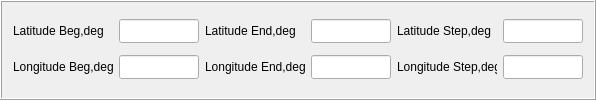
      <widget class="QFrame" name="frame10">
       <property name="frameShape">
        <enum>QFrame::Box</enum>
       </property>
       <property name="frameShadow">
        <enum>QFrame::Raised</enum>
       </property>
       <layout class="QGridLayout">
        <item row="0" column="0">
         <layout class="QHBoxLayout">
          <item>
           <layout class="QHBoxLayout">
            <item>
             <widget class="QLabel" name="textLabel1_2">
              <property name="minimumSize">
               <size>
                <width>100</width>
                <height>22</height>
               </size>
              </property>
              <property name="maximumSize">
               <size>
                <width>100</width>
                <height>22</height>
               </size>
              </property>
              <property name="text">
               <string>Latitude Beg,deg</string>
              </property>
              <property name="wordWrap">
               <bool>false</bool>
              </property>
             </widget>
            </item>
            <item>
             <widget class="QLineEdit" name="lineEditLatB">
              <property name="minimumSize">
               <size>
                <width>80</width>
                <height>24</height>
               </size>
              </property>
              <property name="maximumSize">
               <size>
                <width>80</width>
                <height>24</height>
               </size>
              </property>
             </widget>
            </item>
           </layout>
          </item>
          <item>
           <layout class="QHBoxLayout">
            <item>
             <widget class="QLabel" name="textLabel1_2_2">
              <property name="minimumSize">
               <size>
                <width>100</width>
                <height>22</height>
               </size>
              </property>
              <property name="maximumSize">
               <size>
                <width>100</width>
                <height>22</height>
               </size>
              </property>
              <property name="text">
               <string>Latitude End,deg</string>
              </property>
              <property name="wordWrap">
               <bool>false</bool>
              </property>
             </widget>
            </item>
            <item>
             <widget class="QLineEdit" name="lineEditLatE">
              <property name="minimumSize">
               <size>
                <width>80</width>
                <height>24</height>
               </size>
              </property>
              <property name="maximumSize">
               <size>
                <width>80</width>
                <height>24</height>
               </size>
              </property>
             </widget>
            </item>
           </layout>
          </item>
          <item>
           <layout class="QHBoxLayout">
            <item>
             <widget class="QLabel" name="textLabel1_2_2_2">
              <property name="minimumSize">
               <size>
                <width>100</width>
                <height>22</height>
               </size>
              </property>
              <property name="maximumSize">
               <size>
                <width>100</width>
                <height>22</height>
               </size>
              </property>
              <property name="text">
               <string>Latitude Step,deg</string>
              </property>
              <property name="wordWrap">
               <bool>false</bool>
              </property>
             </widget>
            </item>
            <item>
             <widget class="QLineEdit" name="lineEditLatS">
              <property name="minimumSize">
               <size>
                <width>80</width>
                <height>24</height>
               </size>
              </property>
              <property name="maximumSize">
               <size>
                <width>80</width>
                <height>24</height>
               </size>
              </property>
             </widget>
            </item>
           </layout>
          </item>
         </layout>
        </item>
        <item row="1" column="0">
         <layout class="QHBoxLayout">
          <item>
           <layout class="QHBoxLayout">
            <item>
             <widget class="QLabel" name="textLabel1_2_3">
              <property name="minimumSize">
               <size>
                <width>100</width>
                <height>22</height>
               </size>
              </property>
              <property name="maximumSize">
               <size>
                <width>100</width>
                <height>22</height>
               </size>
              </property>
              <property name="text">
               <string>Longitude Beg,deg</string>
              </property>
              <property name="wordWrap">
               <bool>false</bool>
              </property>
             </widget>
            </item>
            <item>
             <widget class="QLineEdit" name="lineEditLonB">
              <property name="minimumSize">
               <size>
                <width>80</width>
                <height>24</height>
               </size>
              </property>
              <property name="maximumSize">
               <size>
                <width>80</width>
                <height>24</height>
               </size>
              </property>
             </widget>
            </item>
           </layout>
          </item>
          <item>
           <layout class="QHBoxLayout">
            <item>
             <widget class="QLabel" name="textLabel1_2_2_3">
              <property name="minimumSize">
               <size>
                <width>100</width>
                <height>22</height>
               </size>
              </property>
              <property name="maximumSize">
               <size>
                <width>100</width>
                <height>22</height>
               </size>
              </property>
              <property name="text">
               <string>Longitude End,deg</string>
              </property>
              <property name="wordWrap">
               <bool>false</bool>
              </property>
             </widget>
            </item>
            <item>
             <widget class="QLineEdit" name="lineEditLonE">
              <property name="minimumSize">
               <size>
                <width>80</width>
                <height>24</height>
               </size>
              </property>
              <property name="maximumSize">
               <size>
                <width>80</width>
                <height>24</height>
               </size>
              </property>
             </widget>
            </item>
           </layout>
          </item>
          <item>
           <layout class="QHBoxLayout">
            <item>
             <widget class="QLabel" name="textLabel1_2_2_2_2">
              <property name="minimumSize">
               <size>
                <width>100</width>
                <height>22</height>
               </size>
              </property>
              <property name="maximumSize">
               <size>
                <width>100</width>
                <height>22</height>
               </size>
              </property>
              <property name="text">
               <string>Longitude Step,deg</string>
              </property>
              <property name="wordWrap">
               <bool>false</bool>
              </property>
             </widget>
            </item>
            <item>
             <widget class="QLineEdit" name="lineEditLonS">
              <property name="minimumSize">
               <size>
                <width>80</width>
                <height>24</height>
               </size>
              </property>
              <property name="maximumSize">
               <size>
                <width>80</width>
                <height>24</height>
               </size>
              </property>
             </widget>
            </item>
           </layout>
          </item>
         </layout>
        </item>
       </layout>
      </widget>
